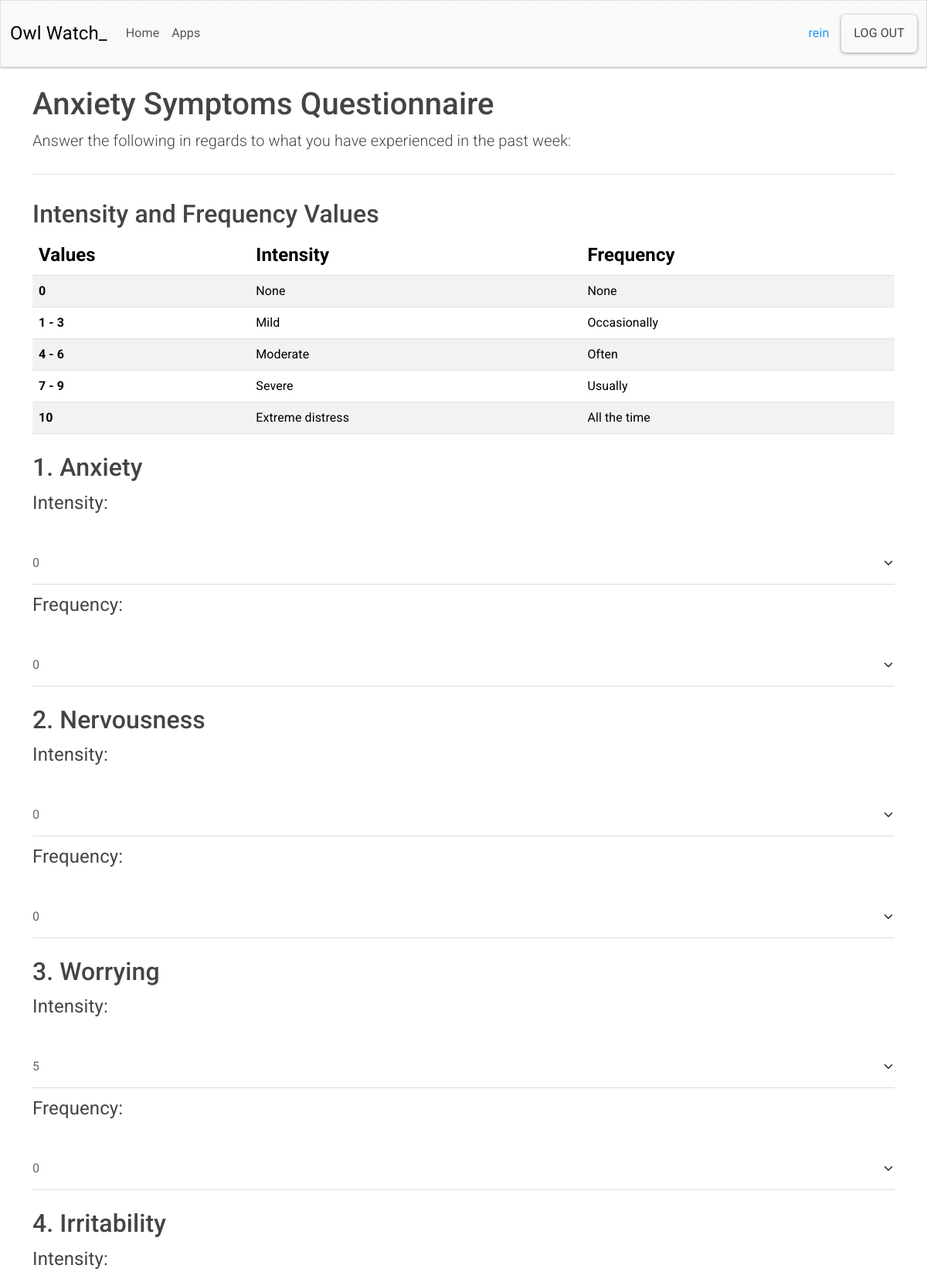
Page /test/1/ (signed in, upper part) on the earlier database version.
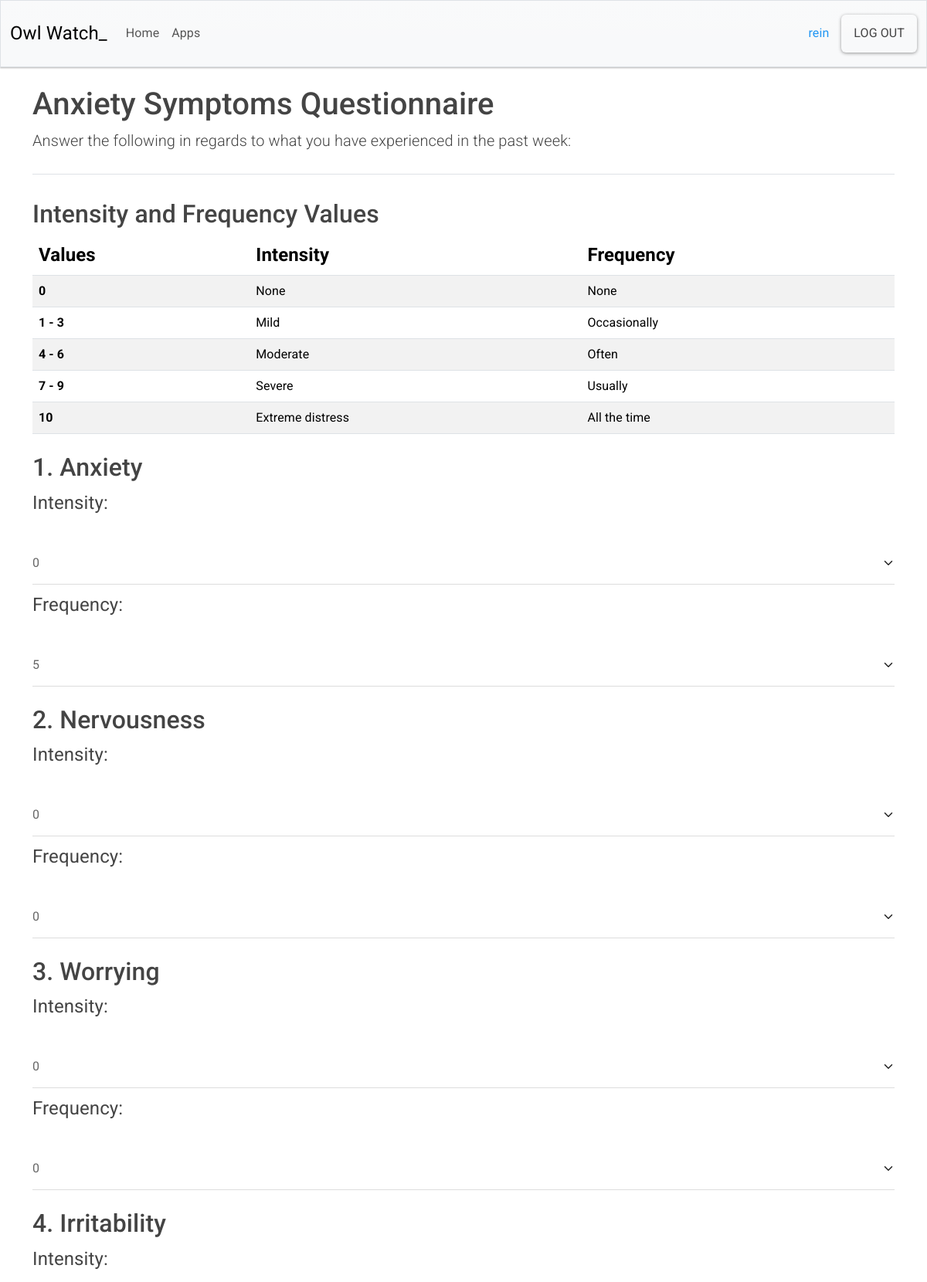
Same page on the later database version.
### app_owlwatch/models.py (models this page shows)
class Questions(models.Model):
    owner = models.ForeignKey(User, on_delete=models.CASCADE)
    question1_intensity = models.IntegerField(
        default=0,
        choices=NUMBER_CHOICES,
        validators=[MinValueValidator(0), MaxValueValidator(10)],
    )
    question1_frequency = models.IntegerField(
        default=0,
        choices=NUMBER_CHOICES,
        validators=[MinValueValidator(0), MaxValueValidator(10)],
    )
    question2_intensity = models.IntegerField(
        default=0,
        choices=NUMBER_CHOICES,
        validators=[MinValueValidator(0), MaxValueValidator(10)],
    )
    question2_frequency = models.IntegerField(
        default=0,
        choices=NUMBER_CHOICES,
        validators=[MinValueValidator(0), MaxValueValidator(10)],
    )
    question3_intensity = models.IntegerField(
        default=0,
        choices=NUMBER_CHOICES,
        validators=[MinValueValidator(0), MaxValueValidator(10)],
    )
    question3_frequency = models.IntegerField(
        default=0,
        choices=NUMBER_CHOICES,
        validators=[MinValueValidator(0), MaxValueValidator(10)],
    )
    question4_intensity = models.IntegerField(
        default=0,
        choices=NUMBER_CHOICES,
        validators=[MinValueValidator(0), MaxValueValidator(10)],
    )
    question4_frequency = models.IntegerField(
        default=0,
        choices=NUMBER_CHOICES,
        validators=[MinValueValidator(0), MaxValueValidator(10)],
    )
    question5_intensity = models.IntegerField(
        default=0,
        choices=NUMBER_CHOICES,
        validators=[MinValueValidator(0), MaxValueValidator(10)],
    )
    question5_frequency = models.IntegerField(
        default=0,
        choices=NUMBER_CHOICES,
        validators=[MinValueValidator(0), MaxValueValidator(10)],
    )
    question6_intensity = models.IntegerField(
        default=0,
        choices=NUMBER_CHOICES,
        validators=[MinValueValidator(0), MaxValueValidator(10)],
    )
    question6_frequency = models.IntegerField(
        default=0,
        choices=NUMBER_CHOICES,
        validators=[MinValueValidator(0), MaxValueValidator(10)],
    )
    question7_intensity = models.IntegerField(
        default=0,
        choices=NUMBER_CHOICES,
        validators=[MinValueValidator(0), MaxValueValidator(10)],
    )
    question7_frequency = models.IntegerField(
        default=0,
        choices=NUMBER_CHOICES,
        validators=[MinValueValidator(0), MaxValueValidator(10)],
    )
    question8_intensity = models.IntegerField(
        default=0,
        choices=NUMBER_CHOICES,
        validators=[MinValueValidator(0), MaxValueValidator(10)],
    )
    question8_frequency = models.IntegerField(
        default=0,
        choices=NUMBER_CHOICES,
        validators=[MinValueValidator(0), MaxValueValidator(10)],
    )
    question9_intensity = models.IntegerField(
        default=0,
        choices=NUMBER_CHOICES,
        validators=[MinValueValidator(0), MaxValueValidator(10)],
    )
    question9_frequency = models.IntegerField(
        default=0,
        choices=NUMBER_CHOICES,
        validators=[MinValueValidator(0), MaxValueValidator(10)],
    )
    question10_intensity = models.IntegerField(
        default=0,
        choices=NUMBER_CHOICES,
        validators=[MinValueValidator(0), MaxValueValidator(10)],
    )
    question10_frequency = models.IntegerField(
        default=0,
        choices=NUMBER_CHOICES,
        validators=[MinValueValidator(0), MaxValueValidator(10)],
    )
    question11_intensity = models.IntegerField(
        default=0,
        choices=NUMBER_CHOICES,
        validators=[MinValueValidator(0), MaxValueValidator(10)],
    )
    question11_frequency = models.IntegerField(
        default=0,
        choices=NUMBER_CHOICES,
        validators=[MinValueValidator(0), MaxValueValidator(10)],
    )
    question12_intensity = models.IntegerField(
        default=0,
        choices=NUMBER_CHOICES,
        validators=[MinValueValidator(0), MaxValueValidator(10)],
    )
    question12_frequency = models.IntegerField(
        default=0,
        choices=NUMBER_CHOICES,
        validators=[MinValueValidator(0), MaxValueValidator(10)],
    )
    question13_intensity = models.IntegerField(
        default=0,
        choices=NUMBER_CHOICES,
        validators=[MinValueValidator(0), MaxValueValidator(10)],
    )
    question13_frequency = models.IntegerField(
        default=0,
        choices=NUMBER_CHOICES,
        validators=[MinValueValidator(0), MaxValueValidator(10)],
    )
    question14_intensity = models.IntegerField(
        default=0,
        choices=NUMBER_CHOICES,
        validators=[MinValueValidator(0), MaxValueValidator(10)],
    )
    question14_frequency = models.IntegerField(
        default=0,
        choices=NUMBER_CHOICES,
        validators=[MinValueValidator(0), MaxValueValidator(10)],
    )
    question15_intensity = models.IntegerField(
        default=0,
        choices=NUMBER_CHOICES,
        validators=[MinValueValidator(0), MaxValueValidator(10)],
    )
    question15_frequency = models.IntegerField(
        default=0,
        choices=NUMBER_CHOICES,
        validators=[MinValueValidator(0), MaxValueValidator(10)],
    )
    question16_intensity = models.IntegerField(
        default=0,
        choices=NUMBER_CHOICES,
        validators=[MinValueValidator(0), MaxValueValidator(10)],
    )
    question16_frequency = models.IntegerField(
        default=0,
        choices=NUMBER_CHOICES,
        validators=[MinValueValidator(0), MaxValueValidator(10)],
    )
    question17_intensity = models.IntegerField(
        default=0,
        choices=NUMBER_CHOICES,
        validators=[MinValueValidator(0), MaxValueValidator(10)],
    )
    question17_frequency = models.IntegerField(
        default=0,
        choices=NUMBER_CHOICES,
        validators=[MinValueValidator(0), MaxValueValidator(10)],
    )

### app_owlwatch/views.py (the view, shortened to what this page needs)
# urls.py: path("test/<int:user_id>/", views.test_page, name="test_page"),
@login_required
def test_page(request, user_id):
    questions_record = Questions.objects.get(owner_id=user_id)
    if request.method != "POST":
        form = QuestionsForm(instance=questions_record)
    return render(request, "app_owlwatch/test.html", {"form": form, "user_id": user_id})

### app_owlwatch/templates/app_owlwatch/test.html (shortened to what this page needs)
{% extends 'app_owlwatch/base.html' %}
{% load django_bootstrap5 %}
{% block page_header %}
<h1>Anxiety Symptoms Questionnaire</h1>
<p class="lead">Answer the following in regards to what you have experienced in the
    past week:</p>
{% endblock page_header %}
{% block content %}
<h2>Intensity and Frequency Values</h2>
<table class="table table-striped">
    <thead class="fs-4">
        <th class="col">Values</th>
        <th class="col">Intensity</th>
        <th class="col">Frequency</th>
    </thead>
    <tbody>
        <tr>
            <th scope="row">0</td>
            <td>None</td>
            <td>None</td>
        </tr>
        <tr>
            <th scope="row">1 - 3</td>
            <td>Mild</td>
            <td>Occasionally</td>
        </tr>
        <tr>
            <th scope="row">4 - 6</td>
            <td>Moderate</td>
            <td>Often</td>
        </tr>
        <tr>
            <th scope="row">7 - 9</td>
            <td>Severe</td>
            <td>Usually</td>
        </tr>
        <tr>
            <th scope="row">10</td>
            <td>Extreme distress</td>
            <td>All the time</td>
        </tr>
    </tbody>
</table>
<form action="{% url 'app_owlwatch:test_page' user_id=user_id %}" method="POST">
    <div class="my-4">
        <h2 class="my-2">1. Anxiety</h2>
        <div class="d-flex flex-column gap-2">
            <p class="fs-4">{{ form.question1_intensity.label_tag }}</p>
            {{ form.question1_intensity }}
            <p class="fs-4">{{ form.question1_frequency.label_tag }}</p>
            {{ form.question1_frequency }}
        </div>
    </div>
    <div class="my-4">
        <h2 class="my-2">2. Nervousness</h2>
        <div class="d-flex flex-column gap-2">
            <p class="fs-4">{{ form.question2_intensity.label_tag }}</p>
            {{ form.question2_intensity }}
            <p class="fs-4">{{ form.question2_frequency.label_tag }}</p>
            {{ form.question2_frequency }}
        </div>
    </div>
    <div class="my-4">
        <h2 class="my-2">3. Worrying</h2>
        <div class="d-flex flex-column gap-2">
            <p class="fs-4">{{ form.question3_intensity.label_tag }}</p>
            {{ form.question3_intensity }}
            <p class="fs-4">{{ form.question3_frequency.label_tag }}</p>
            {{ form.question3_frequency }}
        </div>
    </div>
    <div class="my-4">
        <h2 class="my-2">4. Irritability</h2>
        <div class="d-flex flex-column gap-2">
            <p class="fs-4">{{ form.question4_intensity.label_tag }}</p>
        </div>
    </div>
</form>
{% endblock content %}

### app_owlwatch/templates/app_owlwatch/base.html (shortened to what this page needs)
{% load static %}
<!DOCTYPE html>
<html lang="en">
<head>
    {% load django_bootstrap5 %}
    {% bootstrap_css %}
    <link rel="stylesheet" type="text/css" href="{% static 'css/bootstrap.css' %}">
    <link rel="stylesheet" href="https://cdn.jsdelivr.net/npm/bootstrap-icons@1.11.3/font/bootstrap-icons.min.css">
</head>
<body>
    <nav class="navbar navbar-expand-md navbar-light bg-light mb-4 border">
        <div class="container-fluid">
            <a class="navbar-brand" href="{% url 'app_owlwatch:index' %}">Owl Watch_</a>
            <div class="collapse navbar-collapse" id="navbarCollapse">
                <ul class="navbar-nav me-auto mb-2 mb-md-0">
                    <li class="nav-item">
                        <a class="nav-link" href="{% url 'app_owlwatch:index' %}">Home</a>
                    </li>
                    <li class="nav-item">
                        <a class="nav-link" href="{% url 'app_owlwatch:apps_page' %}">Apps</a>
                    </li>
                </ul>
                <ul class="navbar-nav ms-auto mb-2 mb-md-0">
                    {% if user.is_authenticated %}
                    <li class="nav-item me-2">
                        <span class="navbar-text me-2 text-primary">{{ user.username }}</span>
                    </li>
                    {% endif %}
                </ul>
                {% if user.is_authenticated %}
                <form action="{% url 'accounts:logout' %}" method="POST">
                    <button type="submit" class="btn btn-outline-seconday btn-md">
                        Log out</button>
                </form>
                {% endif %}
            </div>
        </div>
    </nav>
    <main class="container">
        <div class="pb-2 mb-2 border-bottom">
            {% block page_header %}
            {% endblock page_header %}
        </div>
        <div class="py-4">
            {% block content %}
            {% endblock content %}
        </div>
    </main>
</body>
</html>

Differences in the rows shown:
changed Questions: question1_frequency "0" → "5"; question3_intensity "5" → "0"
